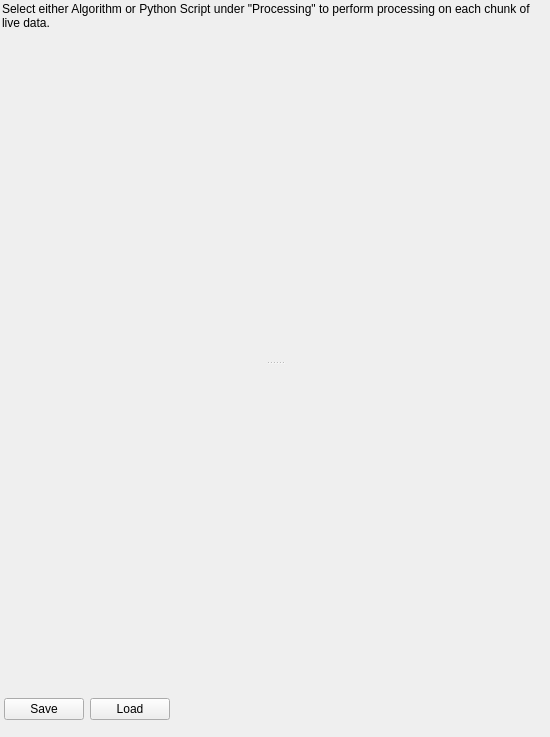
<?xml version="1.0" encoding="UTF-8"?>
<ui version="4.0">
 <class>ProcessingAlgoWidget</class>
 <widget class="QWidget" name="ProcessingAlgoWidget">
  <property name="geometry">
   <rect>
    <x>0</x>
    <y>0</y>
    <width>550</width>
    <height>737</height>
   </rect>
  </property>
  <property name="windowTitle">
   <string>Form</string>
  </property>
  <layout class="QVBoxLayout" name="verticalLayout">
   <property name="margin">
    <number>2</number>
   </property>
   <item>
    <widget class="QLabel" name="lblInfo">
     <property name="text">
      <string>Select either Algorithm or Python Script under &quot;Processing&quot; to perform processing on each chunk of live data.</string>
     </property>
     <property name="wordWrap">
      <bool>true</bool>
     </property>
    </widget>
   </item>
   <item>
    <widget class="QSplitter" name="splitter">
     <property name="orientation">
      <enum>Qt::Vertical</enum>
     </property>
     <widget class="MantidQt::MantidWidgets::AlgorithmSelectorWidget" name="algoSelector">
      <property name="showExecuteButton" stdset="0">
       <bool>false</bool>
      </property>
     </widget>
     <widget class="MantidQt::API::AlgorithmPropertiesWidget" name="algoProperties">
      <property name="algorithmName">
       <string/>
      </property>
     </widget>
    </widget>
   </item>
   <item>
    <widget class="QWidget" name="editorContainer" native="true">
     <layout class="QVBoxLayout" name="verticalLayout_2">
      <property name="leftMargin">
       <number>2</number>
      </property>
      <property name="topMargin">
       <number>2</number>
      </property>
      <property name="rightMargin">
       <number>2</number>
      </property>
      <item>
       <layout class="QHBoxLayout" name="horizontalLayout">
        <item>
         <widget class="QPushButton" name="btnSave">
          <property name="toolTip">
           <string>Save the current script to a file</string>
          </property>
          <property name="text">
           <string>Save</string>
          </property>
         </widget>
        </item>
        <item>
         <widget class="QPushButton" name="btnLoad">
          <property name="toolTip">
           <string>Load a file into the current script</string>
          </property>
          <property name="text">
           <string>Load</string>
          </property>
         </widget>
        </item>
        <item>
         <spacer name="horizontalSpacer">
          <property name="orientation">
           <enum>Qt::Horizontal</enum>
          </property>
          <property name="sizeHint" stdset="0">
           <size>
            <width>40</width>
            <height>20</height>
           </size>
          </property>
         </spacer>
        </item>
       </layout>
      </item>
      <item>
       <widget class="ScriptEditor" name="editor"/>
      </item>
     </layout>
    </widget>
   </item>
  </layout>
 </widget>
 <customwidgets>
  <customwidget>
   <class>ScriptEditor</class>
   <extends>QsciScintilla</extends>
   <header>MantidUiWidgetsCore/ScriptEditor.h</header>
  </customwidget>
  <customwidget>
   <class>MantidQt::MantidWidgets::AlgorithmSelectorWidget</class>
   <extends>QWidget</extends>
   <header>MantidUiWidgetsCore/AlgorithmSelectorWidget.h</header>
  </customwidget>
  <customwidget>
   <class>MantidQt::API::AlgorithmPropertiesWidget</class>
   <extends>QWidget</extends>
   <header>MantidUiWidgetsCore/AlgorithmPropertiesWidget.h</header>
  </customwidget>
  <customwidget>
   <class>QsciScintilla</class>
   <extends>QFrame</extends>
   <header>Qsci/qsciscintilla.h</header>
  </customwidget>
 </customwidgets>
 <resources/>
 <connections/>
</ui>
